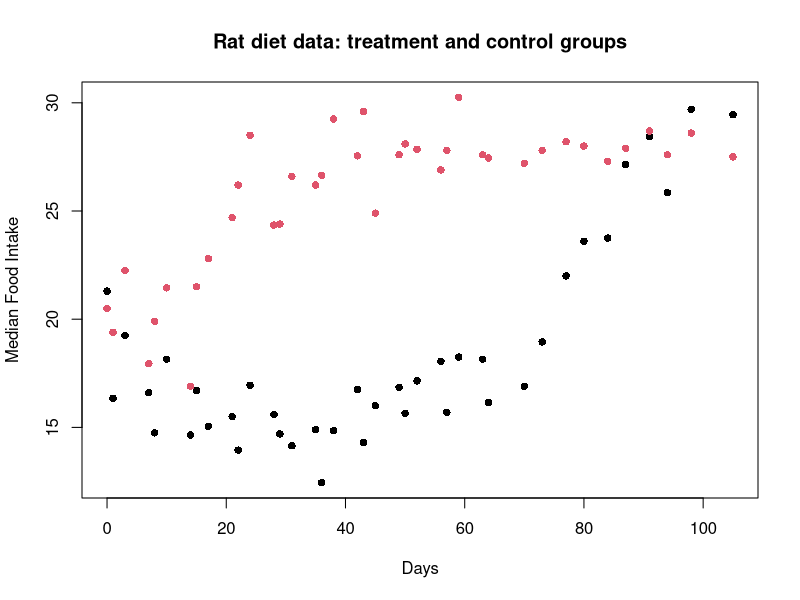
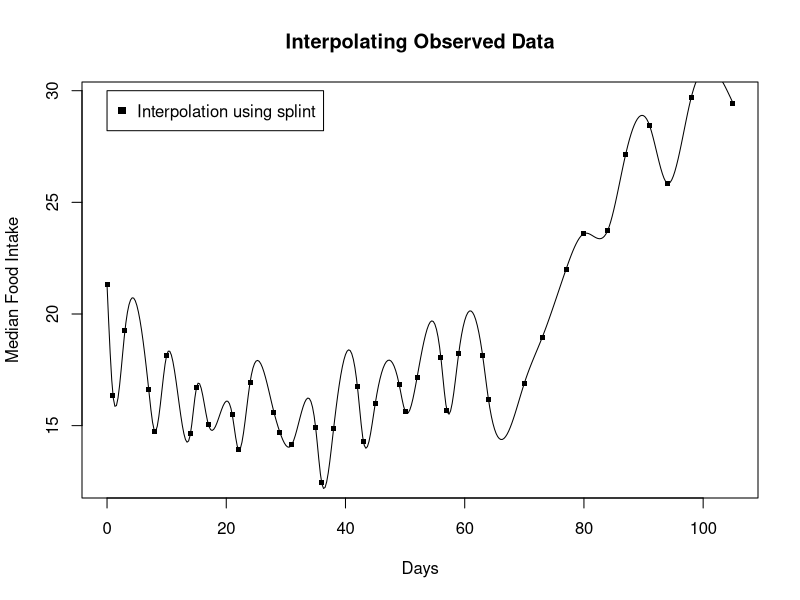
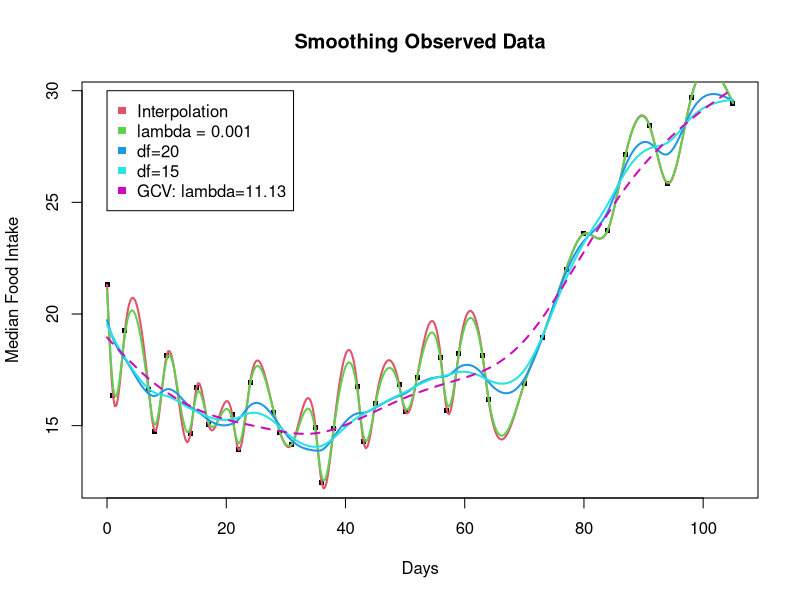
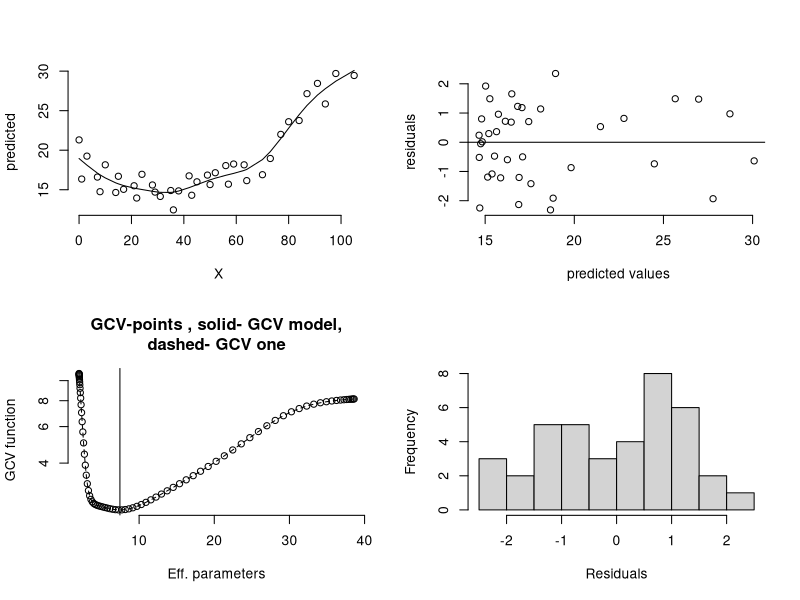
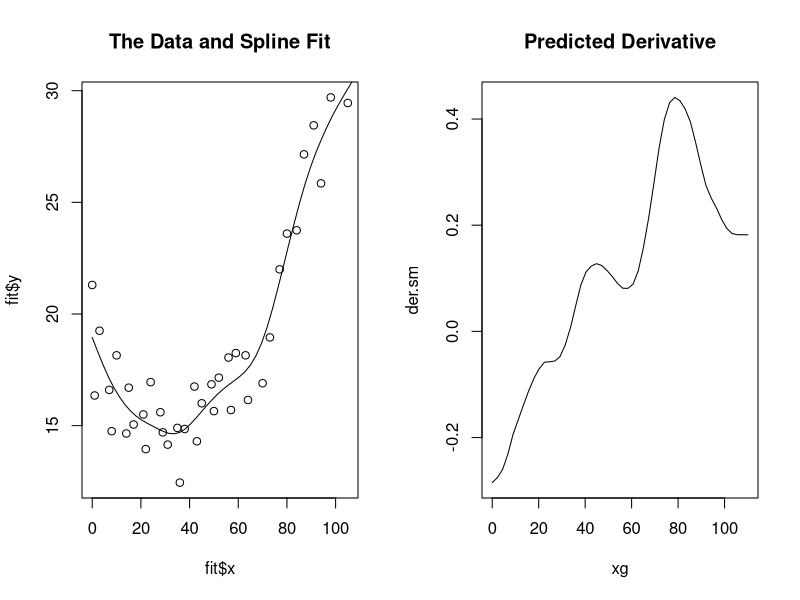
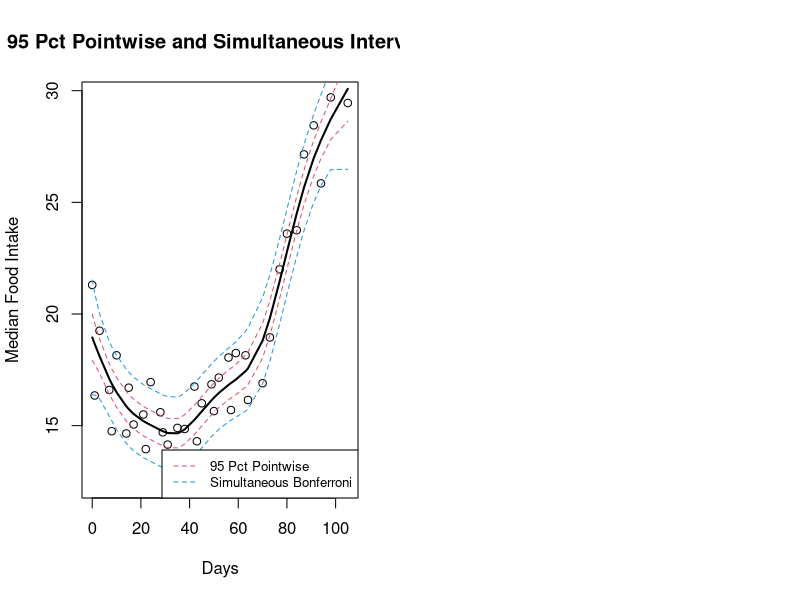

Generate these figures, in order, with R: (Note: this script raises an error after producing the figures.)
## ---- chunk 1
knitr::opts_chunk$set(echo = TRUE, cache=TRUE)
library(fields)
## ---- chunk 2
# 1d example
data("rat.diet")
x <- rat.diet$t
y <- rat.diet$trt
matplot( rat.diet$t, cbind( rat.diet$trt, rat.diet$con), 
          ylab="Median Food Intake", xlab="Days", pch=16)
title("Rat diet data: treatment and control groups")
## ---- chunk 3
grd <- seq(range(x)[1], range(x)[2], length.out = 400)
spl <- splint(x,y,grd)
plot(y~x, pch=".", cex=5, ylab="Median Food Intake", xlab="Days")
title("Interpolating Observed Data")
lines(grd,spl)
legend( x=0 , y=30, legend=c("Interpolation using splint"), 
        col=c("black"), pch=15, cex=1)
## ---- chunk 4
#Note this small lambda almost interpolates, close to splint model fit above
sr <- sreg(x,y, lambda=0.001)
pr <- predict(sr, grd)

#Fit a model with fewer effective degrees of freedom
spl2 <- splint(x,y, grd, df=20)
#Think of reducing df as increasing the smoothness of the model
spl3 <- sreg(x,y,df=15)
pr3 <- predict(spl3, grd)
spl4 <- sreg(x,y)
pr4 <- predict(spl4,grd)
plot(y~x, pch=".", cex=5, ylab="Median Food Intake", xlab="Days")
title("Smoothing Observed Data")
mat <- cbind( spl, pr, spl2, pr3, pr4)
matplot(grd,mat,col=2:6,lwd=2,type="l",lty=c(rep(1,4),2),add=TRUE) 
legend( x=0 , y=30, legend=c("Interpolation","lambda = 0.001", "df=20", "df=15",
                             "GCV: lambda=11.13"), col=2:6, pch=15, cex=1)
## ---- chunk 5
fit <- sreg(x,y) # fit a GCV spline to test group of rats
summary( fit)
## ---- chunk 6
set.panel(2,2)
plot(fit) # four diagnostic plots of fit
## ---- chunk 7
predict( fit) # predicted values at data points
xg <- seq(0,110,,50)
sm <-predict( fit, xg) # spline fit at 50 equally spaced points
der.sm <- predict( fit, xg, deriv=1) # derivative of spline fit
## ---- chunk 8
set.panel( 1,2)
plot( fit$x, fit$y) # the data
lines( xg, sm) # the spline
title("The Data and Spline Fit")
plot( xg,der.sm, type="l") # plot of estimated derivative
title("Predicted Derivative")
## ---- chunk 9
# Using Tps on the rat.diet data
# Tps allows uncertainty quantification
fit.tps<-Tps( x,y, scale="unscaled")
summary( fit.tps)
## ---- chunk 10
# compare sreg and Tps results to show the adjustment to lambda.
predict( fit)-> look
predict( fit.tps, lambda=fit$lambda*fit$N)-> look2
# test.for.zero is a testing function that checks for equality within tolerance
# silence means it checks to 1e-8
test.for.zero( look, look2) 
## ---- chunk 11
SE <- predictSE(fit.tps)

# 95% pointwise prediction intervals
Zvalue<- qnorm(.0975)
upper<- fit.tps$fitted.values + Zvalue* SE
lower<- fit.tps$fitted.values - Zvalue* SE

# conservative, simultaneous Bonferroni bounds
ZBvalue<- qnorm(1- .025/fit$N)
upperB<- fit.tps$fitted.values + ZBvalue* SE
lowerB<- fit.tps$fitted.values - ZBvalue* SE

plot( fit.tps$x, fit.tps$y, xlab = "Days", ylab = "Median Food Intake" )
lines(fit.tps$x, fit.tps$fitted.values, lwd=2)
matlines( fit.tps$x,
          cbind( lower, upper, lowerB, upperB), type="l", 
          col=c( 2,2,4,4), lty=2)
legend("bottomright", legend = c("95 Pct Pointwise", "Simultaneous Bonferroni"), col = c(2,4), lty = 2, cex = 0.8)
title( "95 Pct Pointwise and Simultaneous Intervals")
## ---- chunk 12
x <- WorldBankCO2[,'Pop.urb']
y <- log10(WorldBankCO2[,'CO2.cap'])
out.fast <- fastTps(x,y,lambda=2, theta=20)

plot(x,y, xlab = "Urban Percent of Population", ylab = "CO2 Emissions Per Capita")

xgrid<- seq(  min(x), max(x), length.out = 300)
fhat.fast <- predict( out.fast,xgrid)
se.fast <- predictSE( out.fast, x = xgrid) 

lines( xgrid, fhat.fast)
lines( xgrid, fhat.fast+1.96*se.fast, col=2, lty=2)
lines( xgrid, fhat.fast-1.96*se.fast, col=2, lty=2)
title('`fastTps` Fit With 95% Confidence Interval')
